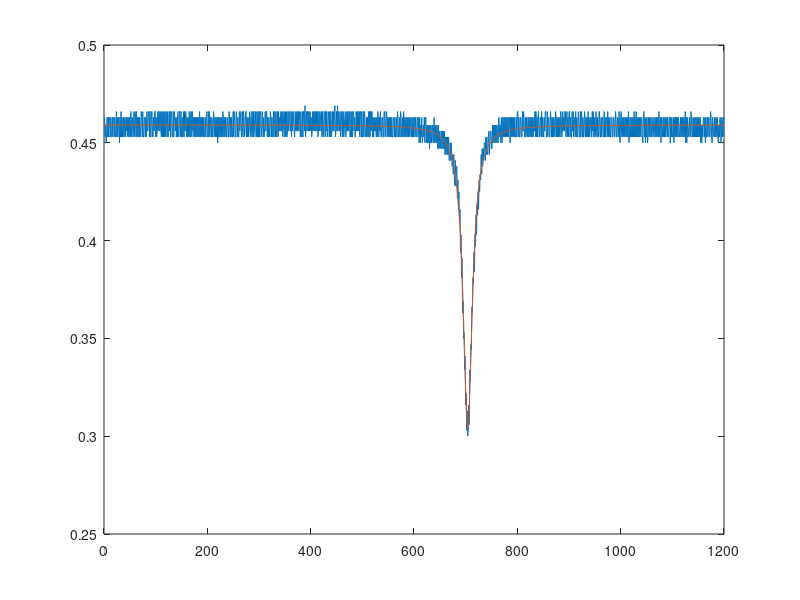

Recreate this plot in MATLAB.
clear;clc;
load exp_data_f2;  %choose between data and data_f2;

%%
ydata = Trans_f2;    %need to change between w, wo, f2
xdata = (1:length(ydata)).';

%% general fitting
fun = @(x, xdata)level.*(1-(x(1)-x(2))./((xdata-x(3)).^2+x(1)));
x0 = [20.^2, 0, 650];
x = lsqcurvefit(fun,x0,xdata,ydata);
x1 = x;
ydata_fit = level.*(1-(x(1)-x(2))./((xdata-x(3)).^2+x(1)));
figure; plot(xdata, ydata); 
hold on;
plot(xdata, ydata_fit);

%% with splitting
% fun = @(x,xdata)level.*((2.*xdata-x(2)-x(4)).^2.*x(3).^2+((xdata-x(2)).*(xdata-x(4))-x(1).^2+2.*(x(1)-x(3)).*x(1)).^2)...
%     ./((xdata-x(2)).^2+x(1).^2)./((xdata-x(4)).^2+x(1).^2);
% x0 = [97, 500, 50, 900];x = x0;
% 
% ydata_fit = level.*((2.*xdata-x(2)-x(4)).^2.*x(3).^2+((xdata-x(2)).*(xdata-x(4))-x(1).^2+2.*(x(1)-x(3)).*x(1)).^2)...
%     ./((xdata-x(2)).^2+x(1).^2)./((xdata-x(4)).^2+x(1).^2);
% figure; plot(xdata, ydata); 
% hold on;
% plot(xdata, ydata_fit);
% x = lsqcurvefit(fun,x0,xdata,ydata);
% ydata_fit = level.*((2.*xdata-x(2)-x(4)).^2.*x(3).^2+((xdata-x(2)).*(xdata-x(4))-x(1).^2+2.*(x(1)-x(3)).*x(1)).^2)...
%     ./((xdata-x(2)).^2+x(1).^2)./((xdata-x(4)).^2+x(1).^2);
% plot(xdata, ydata_fit);

%% convert to normal units
%for 1555
% Full_range = 1./freq_sweep./2;
% unit_wl = increm_wo./Full_range.*sweep_Vpp.*Vpp_nm;  %need to change between w, wo
% c0 = 299792458;
% unit_omega = c0./(lambda.*1e-9).^2.*(unit_wl.*1e-9);
% kap_ex = (x(1)-x(3)).*unit_omega./1e6; %MHz
% kap_in = (x(1)+x(3)).*unit_omega./1e6;

%for 778
Full_range = 1./freq_sweep./2;
unit_omega = increm_f2./Full_range.*Vpp_GHz.*1e9;
kap_ex = (sqrt(x(1))-sqrt(x(2))).*unit_omega./1e6;  %MHz
kap_in = (sqrt(x(1))+sqrt(x(2))).*unit_omega./1e6;
